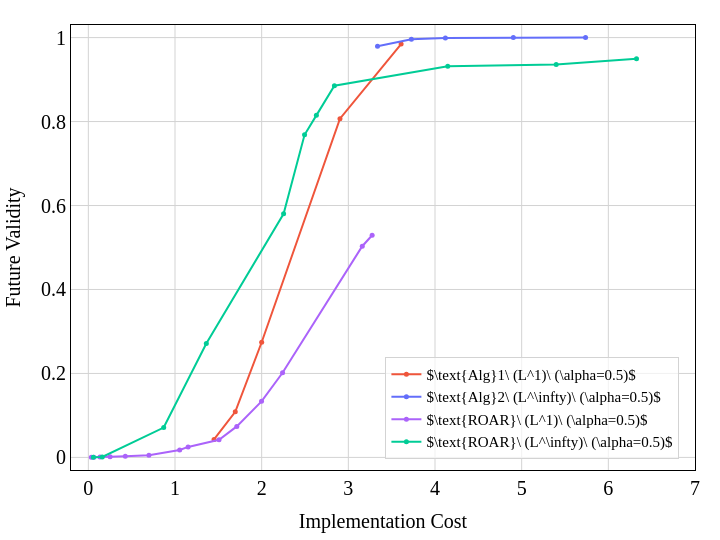

The notebook cell this image was saved under:
### Code cell
should_plot_frontier = True
fig = plotFigures(df_results_avg, params, should_plot_frontier)

print(f'{params["data"]}  |  {params["base_model"].upper()} | {params["adv_method"]}')
fig.show()

### Figure 1 — Plotly figure (JSON) as saved in the notebook; plotly's stock layout.template omitted (floating-point values rounded to 4 significant figures)
{"data": [{"customdata": [[0.5, 2.1], [0.5, 1.4], [0.5, 0.7], [0.5, 0.1], [0.5, 0.01]], "hovertemplate": "Cost: %{x}<br>Validity: %{y}<br>alpha: %{customdata[0]}<br>lambda: %{customdata[1]}", "marker": {"color": "#EF553B", "size": 5}, "mode": "lines+markers", "name": "$\\text{Alg}1\\ (L^1)\\ (\\alpha=0.5)$", "showlegend": true, "type": "scatter", "x": [1.45, 1.695, 2.0, 2.904, 3.609], "y": [0.04286, 0.1085, 0.2743, 0.8069, 0.9846]}, {"customdata": [[0.5, 2.1], [0.5, 1.4], [0.5, 0.7], [0.5, 0.1], [0.5, 0.01]], "hovertemplate": "Cost: %{x}<br>Validity: %{y}<br>alpha: %{customdata[0]}<br>lambda: %{customdata[1]}", "marker": {"color": "#636EFA", "size": 5}, "mode": "lines+markers", "name": "$\\text{Alg}2\\ (L^\\infty)\\ (\\alpha=0.5)$", "showlegend": true, "type": "scatter", "x": [3.337, 3.728, 4.12, 4.904, 5.737], "y": [0.9794, 0.9961, 0.9993, 1.0, 1.0]}, {"customdata": [[0.5, 2.1], [0.5, 2.0], [0.5, 1.8], [0.5, 1.6], [0.5, 1.5], [0.5, 1.4], [0.5, 1.1], [0.5, 1.0], [0.5, 0.9], [0.5, 0.7], [0.5, 0.5], [0.5, 0.3], [0.5, 0.1], [0.5, 0.09]], "hovertemplate": "Cost: %{x}<br>Validity: %{y}<br>alpha: %{customdata[0]}<br>lambda: %{customdata[1]}", "marker": {"color": "#AB63FA", "size": 5}, "mode": "lines+markers", "name": "$\\text{ROAR}\\ (L^1)\\ (\\alpha=0.5)$", "showlegend": true, "type": "scatter", "x": [0.03411, 0.06342, 0.1347, 0.251, 0.4266, 0.6992, 1.054, 1.151, 1.508, 1.713, 1.998, 2.241, 3.161, 3.275], "y": [0.0004218, 0.0004474, 0.0006754, 0.00159, 0.002721, 0.005066, 0.01771, 0.025, 0.042, 0.07384, 0.1335, 0.2017, 0.5031, 0.5293]}, {"customdata": [[0.5, 2.0], [0.5, 1.8], [0.5, 1.6], [0.5, 1.5], [0.5, 1.4], [0.5, 1.1], [0.5, 1.0], [0.5, 0.9], [0.5, 0.7], [0.5, 0.5], [0.5, 0.3]], "hovertemplate": "Cost: %{x}<br>Validity: %{y}<br>alpha: %{customdata[0]}<br>lambda: %{customdata[1]}", "marker": {"color": "#00CC96", "size": 5}, "mode": "lines+markers", "name": "$\\text{ROAR}\\ (L^\\infty)\\ (\\alpha=0.5)$", "showlegend": true, "type": "scatter", "x": [0.05774, 0.1606, 0.8696, 1.361, 2.253, 2.495, 2.631, 2.839, 4.147, 5.398, 6.325], "y": [0.0004925, 0.001042, 0.07114, 0.2713, 0.5804, 0.7684, 0.8148, 0.8855, 0.9318, 0.9358, 0.9495]}], "layout": {"height": 540, "legend": {"bgcolor": "rgba(255, 255, 255, 0.7)", "bordercolor": "lightgrey", "borderwidth": 1, "entrywidth": 100.5, "font": {"color": "black", "family": "Times New Roman", "size": 15}, "orientation": "v", "x": 0.975, "xanchor": "right", "y": 0.025}, "margin": {"b": 25, "l": 25, "r": 25, "t": 25}, "paper_bgcolor": "white", "plot_bgcolor": "white", "width": 720, "xaxis": {"gridcolor": "lightgrey", "linecolor": "black", "mirror": true, "range": [-0.2, 7], "showline": true, "tickfont": {"color": "black", "family": "Times New Roman", "size": 20}, "title": {"font": {"color": "black", "family": "Times New Roman", "size": 20}, "text": "Implementation Cost"}, "zerolinecolor": "lightgrey", "zerolinewidth": 1}, "yaxis": {"gridcolor": "lightgrey", "linecolor": "black", "mirror": true, "range": [-0.03, 1.03], "showline": true, "tickfont": {"color": "black", "family": "Times New Roman", "size": 20}, "title": {"font": {"color": "black", "family": "Times New Roman", "size": 20}, "text": "Future Validity"}, "zerolinecolor": "lightgrey", "zerolinewidth": 1}}}
